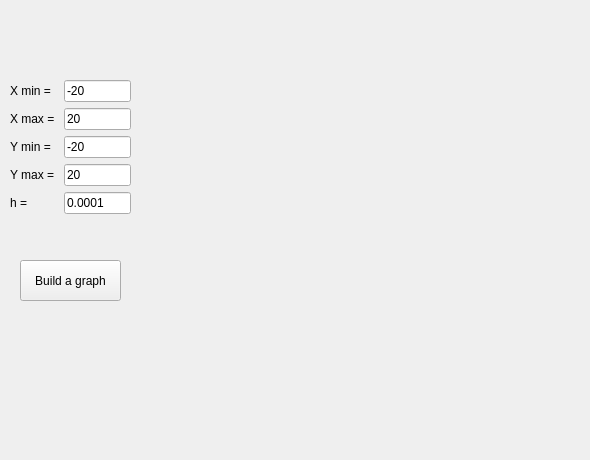
    <widget class="QWidget" name="tab_2">
     <attribute name="title">
      <string>Graph</string>
     </attribute>
     <widget class="QCustomPlot" name="widget" native="true">
      <property name="geometry">
       <rect>
        <x>140</x>
        <y>80</y>
        <width>441</width>
        <height>371</height>
       </rect>
      </property>
     </widget>
     <widget class="QPushButton" name="pushButton_build">
      <property name="geometry">
       <rect>
        <x>20</x>
        <y>260</y>
        <width>101</width>
        <height>41</height>
       </rect>
      </property>
      <property name="text">
       <string>Build a graph</string>
      </property>
     </widget>
     <widget class="QWidget" name="formLayoutWidget">
      <property name="geometry">
       <rect>
        <x>10</x>
        <y>80</y>
        <width>121</width>
        <height>173</height>
       </rect>
      </property>
      <layout class="QFormLayout" name="formLayout">
       <property name="labelAlignment">
        <set>Qt::AlignLeading|Qt::AlignLeft|Qt::AlignVCenter</set>
       </property>
       <item row="0" column="0">
        <widget class="QLabel" name="label_xmin">
         <property name="text">
          <string>X min = </string>
         </property>
        </widget>
       </item>
       <item row="0" column="1">
        <widget class="QLineEdit" name="lineEdit_Xmin">
         <property name="text">
          <string>-20</string>
         </property>
        </widget>
       </item>
       <item row="1" column="0">
        <widget class="QLabel" name="label_xmax">
         <property name="text">
          <string>X max = </string>
         </property>
        </widget>
       </item>
       <item row="1" column="1">
        <widget class="QLineEdit" name="lineEdit_Xmax">
         <property name="text">
          <string>20</string>
         </property>
        </widget>
       </item>
       <item row="3" column="1">
        <widget class="QLineEdit" name="lineEdit_Ymax">
         <property name="text">
          <string>20</string>
         </property>
        </widget>
       </item>
       <item row="3" column="0">
        <widget class="QLabel" name="label_ymax">
         <property name="text">
          <string>Y max = </string>
         </property>
        </widget>
       </item>
       <item row="2" column="1">
        <widget class="QLineEdit" name="lineEdit_Ymin">
         <property name="text">
          <string>-20</string>
         </property>
        </widget>
       </item>
       <item row="2" column="0">
        <widget class="QLabel" name="label_ymin">
         <property name="text">
          <string>Y min = </string>
         </property>
        </widget>
       </item>
       <item row="4" column="1">
        <widget class="QLineEdit" name="lineEdit_h">
         <property name="text">
          <string>0.0001</string>
         </property>
        </widget>
       </item>
       <item row="4" column="0">
        <widget class="QLabel" name="label_h">
         <property name="text">
          <string>h = </string>
         </property>
        </widget>
       </item>
      </layout>
     </widget>
     <widget class="QLabel" name="label_res">
      <property name="geometry">
       <rect>
        <x>100</x>
        <y>20</y>
        <width>421</width>
        <height>41</height>
       </rect>
      </property>
      <property name="font">
       <font>
        <pointsize>20</pointsize>
        <italic>false</italic>
        <bold>false</bold>
       </font>
      </property>
      <property name="text">
       <string/>
      </property>
      <property name="alignment">
       <set>Qt::AlignCenter</set>
      </property>
     </widget>
    </widget>
